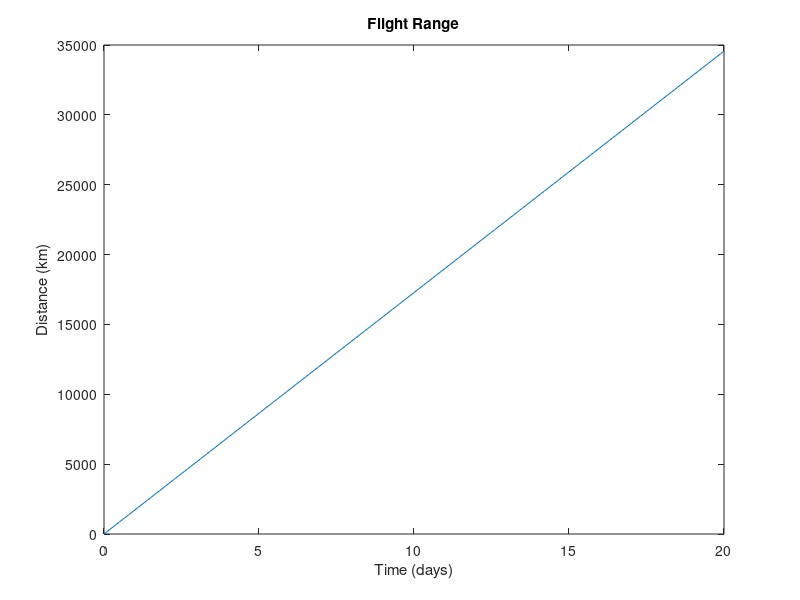

This chart was generated by the following MATLAB code:
%% Plotting estimations for ground speed
t = 0:0.1:20; % days
speed = 20; % m/s (estimation)
v = speed*(60*60*24)/(1000); % km/day 

figure;
plot(t, v*t);
xlabel('Time (days)');
ylabel('Distance (km)');
title('Flight Range');
